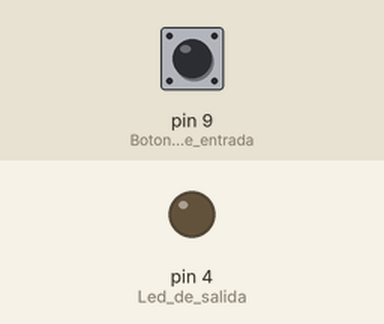
This sketch was run on a simulated Arduino Uno, built with avr-gcc and run on an emulated ATmega328P. Shown: output pins drawn as LEDs (lit = HIGH). The inputs (shaded band) are chosen by the test bench; at power-on: pin 9 (Boton_de_entrada) LOW.

Above: at 1.2 s.
1.3 s: pin 9 (Boton_de_entrada) pulled HIGH for 0.15 s
At 1.8 s:
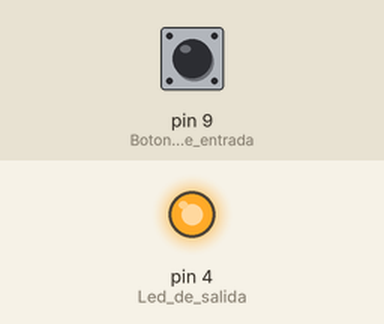
2.9 s: pin 9 (Boton_de_entrada) pulled HIGH for 1 s
At 4.3 s:
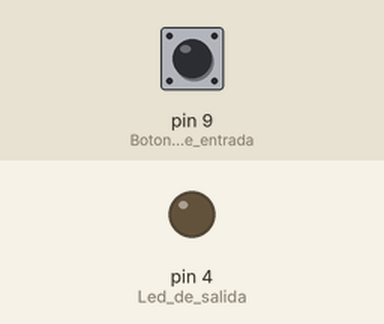
5.4 s: pin 9 (Boton_de_entrada) pulled HIGH for 3.2 s
At 6.2 s:
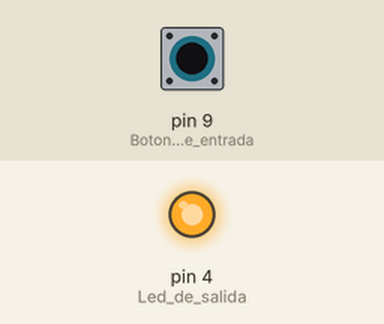
Timing chart, 0 to 8.4 s (numbered marks = the images above; inputs shaded):
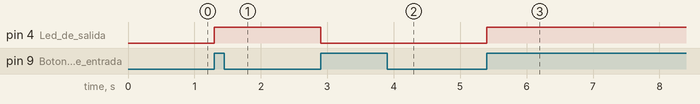

Measured:
- after the input at 1.3 s, pin 4 (Led_de_salida): LOW → HIGH at once
- after the input at 2.9 s, pin 4 (Led_de_salida): HIGH → LOW at once
- after the input at 5.4 s, pin 4 (Led_de_salida): LOW → HIGH at once

The sketch:

Montaje2.ino
```cpp
// Encender codigo

int estado = 0;
int salida = 0; // Si salida vale 1 enciende, si vale 0 se apaga
int anterior = 0;

void setup(){
    pinMode(9, INPUT); // Boton de entrada
    pinMode(4, OUTPUT);// Led de salida
}

void loop(){
	estado = digitalRead(9); // Leer el estado del boton

  	if((estado == HIGH) && anterior == LOW){
  		salida = 1 - salida;
    }

 	anterior = estado;

  	if(salida == 1){
    	digitalWrite(4, HIGH); // Encender el led
    }else{
    	digitalWrite(4, LOW);  // Apagar el led
    }
}
```
